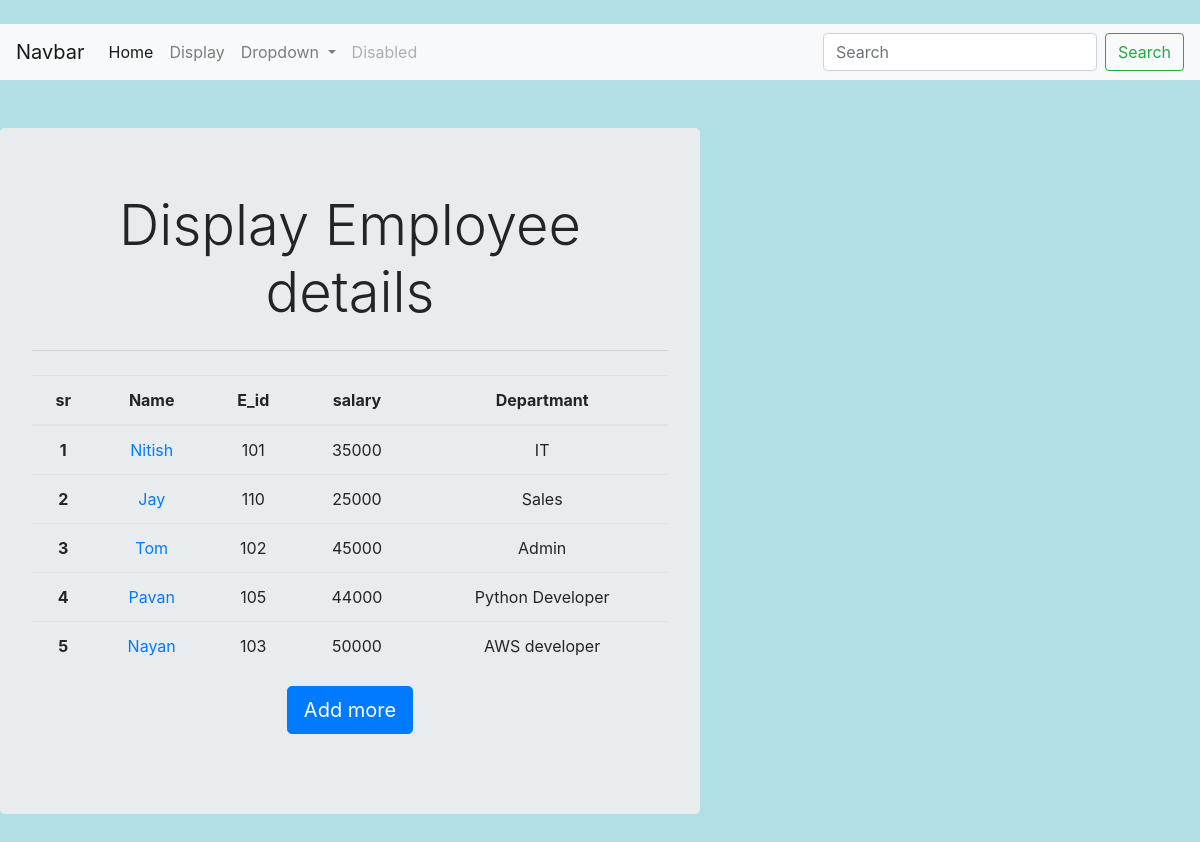
The app's page /display/ with its own data.
### ormapp/models.py (models this page shows)
class Employee(models.Model):
    name = models.CharField(max_length=200)
    E_id = models.IntegerField()
    salary = models.IntegerField()
    dept = models.CharField(max_length=100)
    def __str__(self):
        return self.name

### ormapp/views.py (the view)
# urls.py: path('display/', display_view),
def display_view(request):
    data = Employee.objects.all()
    context= {'data' : data}
    return render(request, 'ormapp/display.html', context)

### ormapp/templates/ormapp/display.html (shortened to what this page needs)
<!DOCTYPE html>
<html lang="en">
<head>
    <link rel="stylesheet" href="https://cdn.jsdelivr.net/npm/bootstrap@4.0.0/dist/css/bootstrap.min.css">
</head>
<br>
<nav class="navbar navbar-expand-lg navbar-light bg-light">
    <a class="navbar-brand" href="/index/">Navbar</a>
    <div class="collapse navbar-collapse" id="navbarSupportedContent">
      <ul class="navbar-nav mr-auto">
        <li class="nav-item active">
          <a class="nav-link" href="/index/">Home <span class="sr-only">(current)</span></a>
        </li>
        <li class="nav-item">
          <a class="nav-link" href="/display/">Display</a>
        </li>
        <li class="nav-item dropdown">
          <a class="nav-link dropdown-toggle" href="#" id="navbarDropdown" role="button" data-toggle="dropdown" aria-haspopup="true" aria-expanded="false">
            Dropdown
          </a>
        </li>
        <li class="nav-item">
          <a class="nav-link disabled" href="#">Disabled</a>
        </li>
      </ul>
      <form class="form-inline my-2 my-lg-0">
        <input class="form-control mr-sm-2" type="search" placeholder="Search" aria-label="Search">
        <button class="btn btn-outline-success my-2 my-sm-0" type="submit">Search</button>
      </form>
    </div>
  </nav>
<body style="background-color: powderblue;">
    <br><br>
    <div  class="jumbotron" style = "text-align: center; width: 700px;">
    <div style="text-align: center;">
        <div>
            <h1 class="display-4">Display Employee details</h1>
            <hr class="my-4">
            <p class="lead">
                <table class="table">
                    <thead>
                        <tr>
                            <th scope="col">sr</th>
                            <th scope="col">Name</th>
                            <th scope="col">E_id</th>
                            <th scope="col">salary</th>
                            <th scope="col">Departmant</th>
                        </tr>
                    </thead>
                    <tbody>
                        {% if data %}
                        {% for i in data %}
                        <tr>
                            <th scope="row">{{i.id}}</th>
                            <td><a href="/update/{{i.id}}">{{i.name}}</a></td>
                            <td>{{i.E_id}}</td>
                            <td>{{i.salary}}</td>
                            <td>{{i.dept}}</td>
                        </tr>
                            {% endfor %}
                            {% else %}
                            <h3>Database is empty</h3>
                            {% endif %}
                    </tbody>
                </table>
            </p>
            <p class="lead">
                <a class="btn btn-primary btn-lg" href="/index/" role="button">Add more</a>
            </p>
        </div>
    </div>
    </div>
</body>
</html>

### records on screen
Employee: id "1", name "Nitish", E_id "101", salary "35000", dept "IT"
Employee: id "2", name "Jay", E_id "110", salary "25000", dept "Sales"
Employee: id "3", name "Tom", E_id "102", salary "45000", dept "Admin"
Employee: id "4", name "Pavan", E_id "105", salary "44000", dept "Python Developer"
Employee: id "5", name "Nayan", E_id "103", salary "50000", dept "AWS developer"
